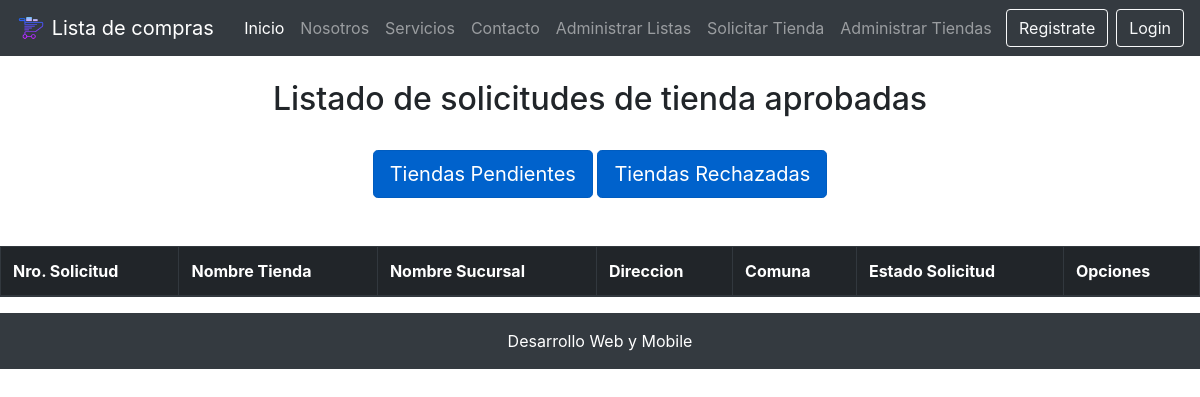
The page /tiendas_aprobadas/ on the database as committed earlier.
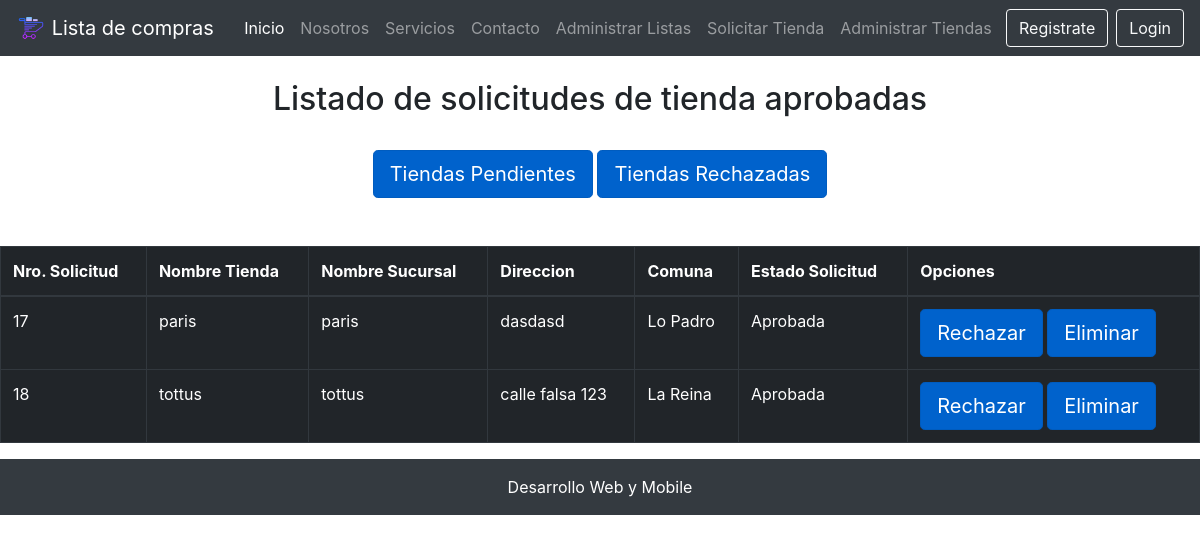
The same page on the database as committed later.
### core/models.py (models this page shows, shortened)
class Tienda(models.Model):
    nombre = models.CharField(max_length=50)
    nombre_sucursal = models.CharField(max_length=50, null=True, verbose_name="Nombre Sucursal")
    direccion = models.CharField(max_length=50)
    comuna = models.ForeignKey(Comuna, on_delete=models.CASCADE)
    estado_tienda = models.ForeignKey(EstadoTienda, on_delete=models.CASCADE, verbose_name="Estado Tienda")

class Comuna(models.Model):
    nombre = models.CharField(max_length=60)
    region = models.ForeignKey(Region, on_delete=models.CASCADE)

class EstadoTienda(models.Model):
    nombre = models.CharField(max_length=30, verbose_name="Estado Tienda")

### core/views.py (the view)
# urls.py: path('tiendas_aprobadas/', tiendasaprobadas, name="tiendas_aprobadas"),
def tiendasaprobadas(request):
    aprobadas = Tienda.objects.filter(estado_tienda=2)
    return render(request, 'core/tiendas_aprobadas.html', {
        'aprobadas':aprobadas
    })

### core/templates/core/tiendas_aprobadas.html (shortened to what this page needs)
{% extends "core/base.html" %}
{% block contenido %}
<br>
<h2 class="text-center">Listado de solicitudes de tienda aprobadas</h2>
<br>
<div class="row">
    <div class="col-12 text-center">
        <a href="{% url 'listar_solicitud' %}" class="btn btn-primary btn-lg active" role="button" aria-pressed="true">Tiendas Pendientes</a>
        <a href="{% url 'tiendas_rechazadas' %}" class="btn btn-primary btn-lg active" role="button" aria-pressed="true">Tiendas Rechazadas</a>
    </div>
</div>
<br>
<br>
<div class="table-responsive">
    <table class="table table-dark table-bordered table-hover table-condensed">
        <thead>
            <tr>
                <th>Nro. Solicitud</th>
                <th>Nombre Tienda</th>
                <th>Nombre Sucursal</th>
                <th>Direccion</th>
                <th>Comuna</th>
                <th>Estado Solicitud</th>
                <th>Opciones</th>
            </tr>
        </thead>
        <tbody>
            {% for a in aprobadas %}
            <tr>
                <td>{{ a.id }}</td>
                <td>{{ a.nombre }}</td>
                <td>{{ a.nombre_sucursal }}</td>
                <td>{{ a.direccion }}</td>
                <td>{{ a.comuna.nombre }}</td>
                <td>{{ a.estado_tienda.nombre }}</td>
                <td>
                    <a class="btn btn-primary btn-lg active" href="{% url 'rechazar_solicitud' a.id %}">Rechazar</a>
                    <a class="btn btn-primary btn-lg active" href="{% url 'eliminar_solicitud' a.id %}">Eliminar</a>
                </td>
            </tr>
            {% endfor %}
        </tbody>
    </table>
</div>
{% endblock contenido %}

Rows that differ between the two databases and show on the page:
added Tienda: id "17", nombre "paris", nombre_sucursal "paris", direccion "dasdasd", comuna.nombre "Lo Padro", estado_tienda.nombre "Aprobada"
added Tienda: id "18", nombre "tottus", nombre_sucursal "tottus", direccion "calle falsa 123", comuna.nombre "La Reina", estado_tienda.nombre "Aprobada"
